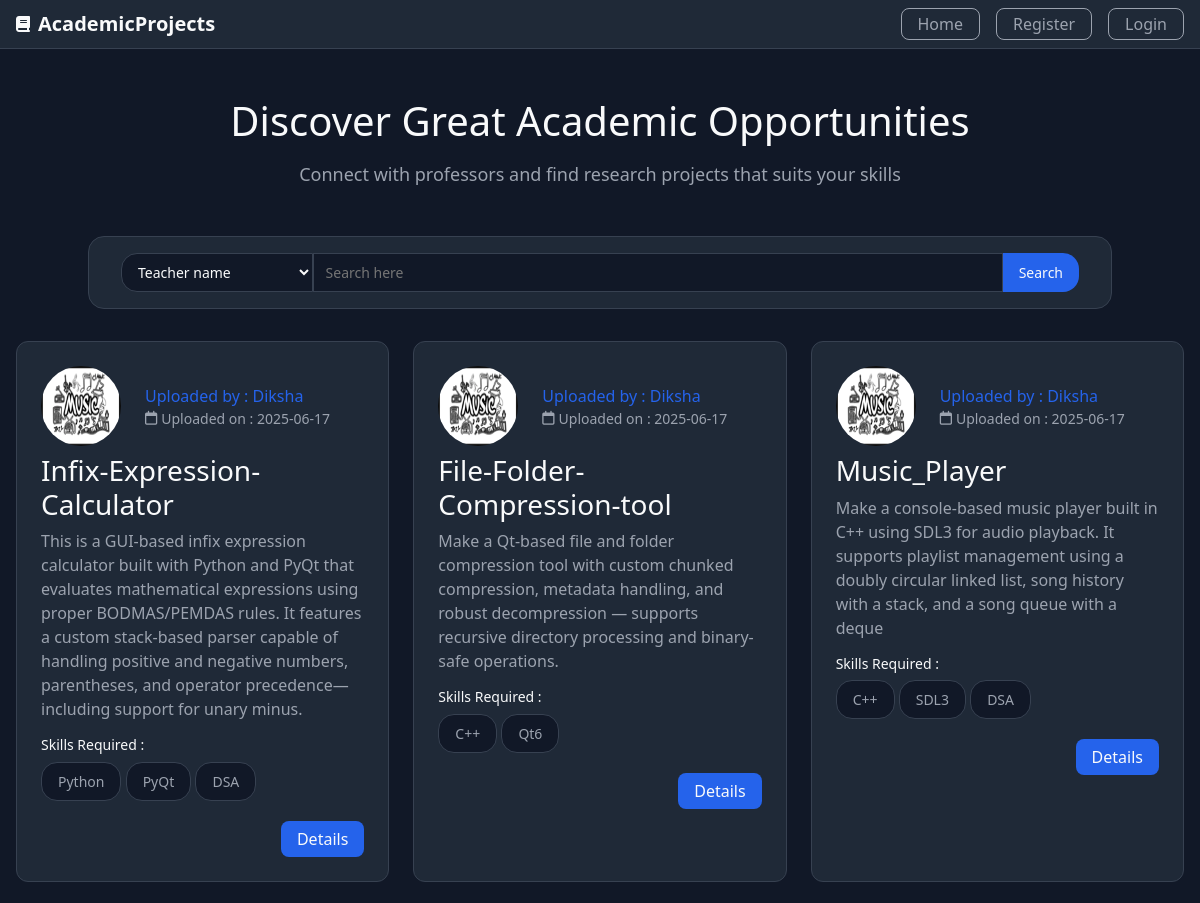
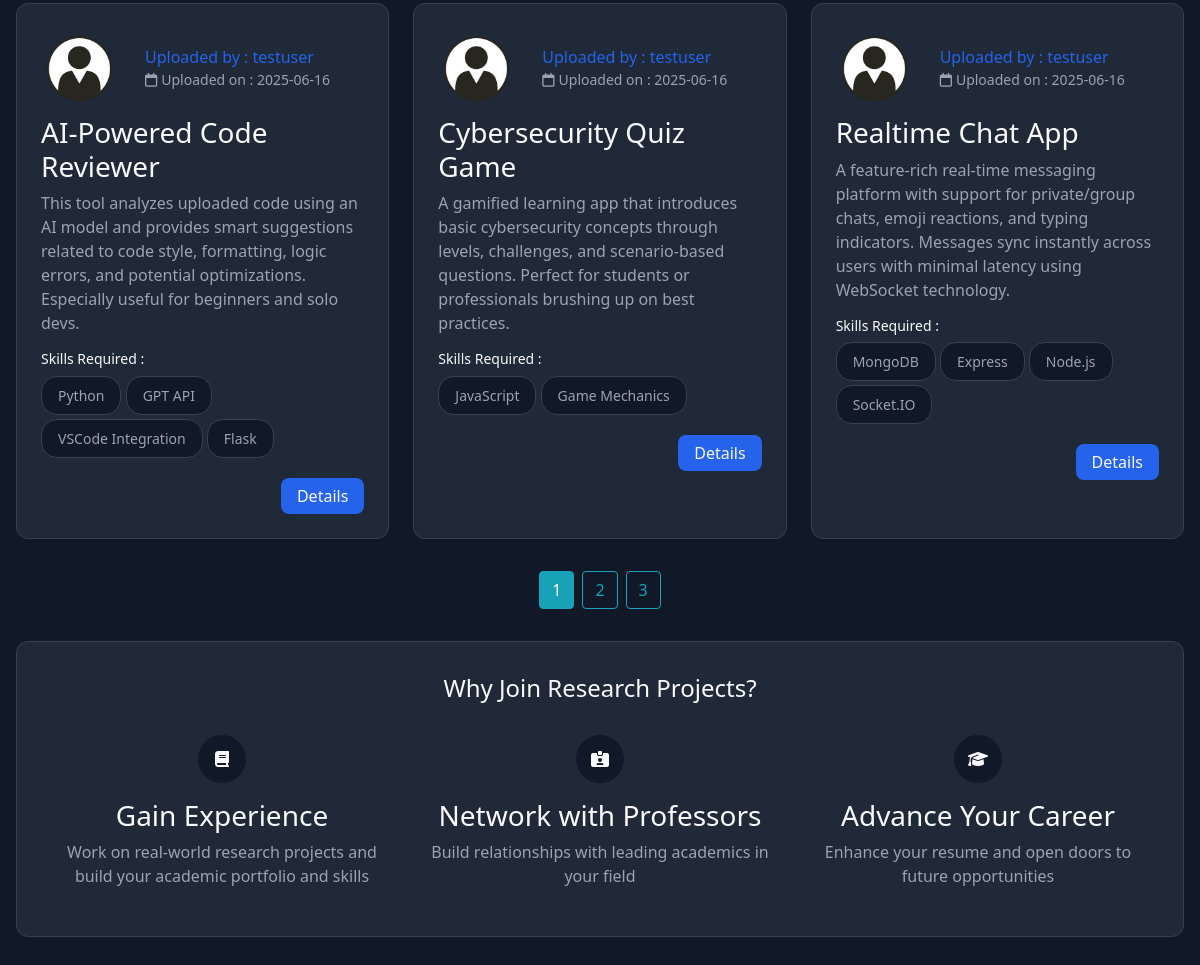
The page /home on the database its author committed (2 pictures, top to bottom).
### Project/models.py (models this page shows, shortened)
class Project(db.Model):
    id=db.Column(db.Integer,primary_key=True)
    title=db.Column(db.String(100),nullable=False)
    description=db.Column(db.Text,nullable=False)
    skills=db.Column(db.Text,nullable=False)
    descriptive_pdf=db.Column(db.String(80),nullable=False,default='No pdf')
    user_count=db.Column(db.Integer,nullable=False,default=0)
    created_at=db.Column(db.DateTime,nullable=False,default=datetime.utcnow)
    created_by=db.Column(db.Integer,db.ForeignKey('user.id'))
    submission=db.relationship('Submission',backref='project',lazy=True,cascade="all,delete")
    evaluation=db.relationship('Evaluation',backref='project',lazy=True,cascade="all,delete")
    project_taken_by=db.relationship('Project_Taken',backref='project',lazy=True,cascade="all,delete")

class User(db.Model,UserMixin):
    id=db.Column(db.Integer,primary_key=True)
    username=db.Column(db.String(30),unique=True,nullable=False)
    email=db.Column(db.String(30),unique=True,nullable=False)
    password=db.Column(db.String(80),unique=False,nullable=False)
    total_projects=db.Column(db.Integer,nullable=False,default=0)
    total_projects_taken=db.Column(db.Integer,nullable=False,default=0)
    total_projects_submitted=db.Column(db.Integer,nullable=False,default=0)
    total_projects_evaluated=db.Column(db.Integer,nullable=False,default=0)
    profile_picture=db.Column(db.String(80),nullable=False,default="default.png")
    role=db.Column(db.String(80),nullable=False)
    project=db.relationship("Project",backref="user",lazy=True,cascade="all,delete")
    submission=db.relationship("Submission",backref="user",lazy=True,cascade="all,delete")
    evaluation=db.relationship("Evaluation",backref="user",lazy=True,cascade="all,delete")
    project_taken=db.relationship("Project_Taken",backref="user",lazy=True,cascade="all,delete")

### Project/routes.py (the view, shortened to what this page needs)
@app.route("/")
@app.route("/home",methods=['GET','POST'])
def home():
    page=request.args.get('page',1,type=int)
    form=search_projects()
    projects=Project.query.order_by(Project.created_at.desc()).paginate(page=page,max_per_page=6)
    return render_template("home.html",projects=projects,page=page,form=form)

### Project/forms.py
class search_projects(FlaskForm):
    category=FieldList(SelectField("Search By",choices=[
        ('teacher_name','Teacher name'),
        ('project_name','Project name'),
        ('skill','Skill')
    ],validators=[DataRequired()]),min_entries=1)
    search=StringField("Search here",validators=[DataRequired()])
    submit=SubmitField("Search")

### Project/templates/home.html (shortened to what this page needs)
{% extends "layout.html" %}
{% block content %}
  <main class="container">
    <section class="top-section">
      <h1>Discover Great Academic Opportunities</h1>
      <p>Connect with professors and find research projects that suits your skills</p>
    </section>
    <section class="search">
      <div class="search-container">
        <form action="" method="POST">
          <div class="search-here">
            <div class="search-category">
                {% for i in form.category %}
                  <span>{{i()}}</span>
                {% endfor %}
            </div>
            <div class="search-box">
              {{form.search(placeholder=form.search.label.text,class="search-input")}}
            </div>
            <div>
              {{form.submit(class="search-btn button button-diff")}}
            </div>
          </div>
        </form>
      </div>
    </section>
    <section>
      <div class="projects-grid">
        {% for project in projects %}
        <article class="project-card">
          <div class="project-content">
            <div class="project-user-profile">
              <img class="rounded-circle account-img project-image" src="{{url_for('static',filename='/profile_pics/'+project.user.profile_picture)}}">
              <div class="project-profile">
                <span class="uploader">Uploaded by : {{project.user.username}}</span>
                <span class="upload-date">
                  <i class="fa-regular fa-calendar"></i>
                  Uploaded on :
                  {{project.created_at.strftime("%Y-%m-%d")}}
                </span>
              </div>
            </div>
            <h3>{{project.title}}</h3>
            <p>{{project.description}}</p>
            <div class="skills">
              <h4>Skills Required : </h4>
              <ul>
                {% for i in project.skills.split(',') %}
                  <li>{{i.strip()}}</li>
                {% endfor %}
              </ul>
            </div>
              <div class="project-footer">
                <a class="button button-diff" href="{{url_for('project_details',project_id=project.id)}}">Details</a>
              </div>
          </div>
        </article>
        {% endfor %}
      </div>
    </section>
    <div class="paginate">
      {% if page %}
        {% for i in projects.iter_pages(left_edge=1, right_edge=1,left_current=1,right_current=1) %}
          {% if i %}
            {% if i==page %}
              <a class="btn btn-info" href="{{url_for('home',page=i)}}">{{i}}</a>
            {% else %}
              <a class="btn btn-outline-info" href="{{url_for('home',page=i)}}">{{i}}</a>
            {% endif %}
          {% else %}
            <p>...</p>
          {% endif %}
        {% endfor %}
      {% endif %}
    </div>
    <section class="benefits">
      <h2>Why Join Research Projects?</h2>
      <div class="benefits-grid">
        <div class="benefit-card">
          <div class="benefit-icon">
            <i class="fa-solid fa-book"></i>
          </div>
          <h3>Gain Experience</h3>
          <p>Work on real-world research projects and build your academic portfolio and skills</p>
        </div>
        <div class="benefit-card">
          <div class="benefit-icon">
            <i class="fa-solid fa-id-card-clip"></i>
          </div>
          <h3>Network with Professors</h3>
          <p>Build relationships with leading academics in your field</p>
        </div>
        <div class="benefit-card">
          <div class="benefit-icon">
            <i class="fa-solid fa-graduation-cap"></i>
          </div>
          <h3>Advance Your Career</h3>
          <p>Enhance your resume and open doors to future opportunities</p>
        </div>
      </div>
    </section>
  </main>
{% endblock content %}

### Project/static/styles.css (style rules this page uses)
:root { --color-bg: #111827; --color-bg-secondary: #1f2937; --color-text: #f9fafb; --color-text-secondary: #9ca3af; --color-border: #374151; --color-primary: #2563eb; --color-primary-hover: #1d4ed8; --color-success: #065f46; --color-success-text: #a7f3d0; }
* { margin: 0; padding: 0; box-sizing: border-box; }
body { font-family: system-ui, -apple-system, sans-serif; background-color: var(--color-bg); color: var(--color-text); line-height: 1.5; }
.container { max-width: 1280px; margin: 0 auto; padding: 0 1rem; }
.button { color: var(--color-text-secondary); text-decoration: none; display: flex; justify-content: center; align-items: center; height: 2rem; padding: 0.125rem 1rem; border-radius: 0.5rem; border: solid 0.1rem; border-color: var(--color-text-secondary); transition: all 0.2s; }
.button-diff { color: var(--color-text); border: 0; height:2.25rem; margin-left: 0.5rem; background-color: var(--color-primary); }
.top-section { text-align: center; max-width: 48rem; margin: 3rem auto; }
.top-section h1 { font-size: 2.5rem; margin-bottom: 1rem; }
.top-section p { color: var(--color-text-secondary); font-size: 1.125rem; }
.search { margin-bottom: 2rem; }
.search-container { max-width: 64rem; margin: 0 auto; background-color: var(--color-bg-secondary); padding: 1rem 2rem; border-radius: 1rem; border: 1px solid var(--color-border); }
.search-here { display: flex; width:100% }
.search-category { flex: 0 0 20%; }
.search-box { flex: 1 1 60%; }
.search-input { width:100%; background-color: var(--color-bg); border: 1px solid var(--color-border); border-radius: 0; color: var(--color-text); }
.search-btn { flex: 0 0 20%; height: 100%; border-radius: 0 1rem 1rem 0; padding: 0 1rem; margin-left: 0; }
.search-category select { border-radius: 1rem 0 0 1rem; min-width: 100%; }
select { padding: 0.5rem 0.75rem; background-color: var(--color-bg); border: 1px solid var(--color-border); border-radius: 0.5rem; color: var(--color-text); min-width: 150px; }
.projects-grid { display: grid; grid-template-columns: repeat(auto-fill, minmax(300px, 1fr)); gap: 1.5rem; margin-bottom: 2rem; }
.project-card { background-color: var(--color-bg-secondary); border-radius: 0.75rem; overflow: hidden; border: 1px solid var(--color-border); transition: transform 0.2s, box-shadow 0.2s; }
.project-image { height: 5rem; width: 5rem; }
.project-profile { display: flex; flex-direction: column; margin-left: 1.5rem; }
.project-content { padding: 1.5rem; }
.project-user-profile { display: flex; align-items: center; margin-bottom: 0.5rem; }
.uploader { color: var(--color-primary); font-weight: 500; }
.upload-date { color: var(--color-text-secondary); font-size: 0.875rem; display: flex; align-items: center; gap: 0.25rem; }
.project-card p { color: var(--color-text-secondary); margin-bottom: 1rem; }
.skills h4 { color: var(--color-text); margin-bottom: 0.5rem; font-size: 0.875rem; }
.skills ul { list-style: none; margin-bottom: 1rem; }
.skills li { color: var(--color-text-secondary); font-size: 0.875rem; margin-bottom: 0.25rem; background-color: var(--color-bg); display: inline-block; padding: 0.5rem 1rem 0.5rem 1rem; border: solid 1px var(--color-border); border-radius: 1rem; }
.project-footer { display: flex; justify-content: end; }
.benefits { background-color: var(--color-bg-secondary); padding: 2rem; border-radius: 0.75rem; border: 1px solid var(--color-border); margin-bottom: 4rem; }
.benefits h2 { text-align: center; margin-bottom: 2rem; font-size: 1.5rem; }
.benefits-grid { display: grid; grid-template-columns: repeat(auto-fit, minmax(250px, 1fr)); gap: 2rem; }
.benefit-card { text-align: center; }
.benefit-icon { background-color: var(--color-bg); width: 3rem; height: 3rem; border-radius: 50%; display: flex; align-items: center; justify-content: center; margin: 0 auto 1rem; }
.benefit-card h3 { margin-bottom: 0.5rem; color: var(--color-text); }
.benefit-card p { color: var(--color-text-secondary); }
input, select, textarea { width: 100%; padding: 0.5rem 0.75rem; background-color: var(--color-bg); border: 1px solid var(--color-border); border-radius: 0.5rem; color: var(--color-text); font-size: 0.875rem; }
.paginate { display: flex; align-items: center; justify-content: center; margin-bottom: 2rem; }
.paginate a { margin-left: 0.25rem; margin-right: 0.25rem; }

### rows shown on the page
Project: profile_picture (picture), user.username "Diksha", created_at "2025-06-17", title "Infix-Expression-Calculator", description "This is a GUI-based infix expression calculator built with Python and PyQt that evaluates mathematical expressions using proper BODMAS/PEMDAS rules. It features a custom stack-based parser capable of handling positive and negative numbers, parentheses, and operator precedence—including support for unary minus.", strip "Python" "PyQt" "DSA"
Project: profile_picture (picture), user.username "Diksha", created_at "2025-06-17", title "File-Folder-Compression-tool", description "Make a Qt-based file and folder compression tool with custom chunked compression, metadata handling, and robust decompression — supports recursive directory processing and binary-safe operations.", strip "C++" "Qt6"
Project: profile_picture (picture), user.username "Diksha", created_at "2025-06-17", title "Music_Player", description "Make a console-based music player built in C++ using SDL3 for audio playback. It supports playlist management using a doubly circular linked list, song history with a stack, and a song queue with a deque", strip "C++" "SDL3" "DSA"
Project: profile_picture (placeholder picture), user.username "testuser", created_at "2025-06-16", title "AI-Powered Code Reviewer", description "This tool analyzes uploaded code using an AI model and provides smart suggestions related to code style, formatting, logic errors, and potential optimizations. Especially useful for beginners and solo devs.", strip "Python" "GPT API" "VSCode Integration" "Flask"
Project: profile_picture (placeholder picture), user.username "testuser", created_at "2025-06-16", title "Cybersecurity Quiz Game", description "A gamified learning app that introduces basic cybersecurity concepts through levels, challenges, and scenario-based questions. Perfect for students or professionals brushing up on best practices.", strip "JavaScript" "Game Mechanics"
Project: profile_picture (placeholder picture), user.username "testuser", created_at "2025-06-16", title "Realtime Chat App", description "A feature-rich real-time messaging platform with support for private/group chats, emoji reactions, and typing indicators. Messages sync instantly across users with minimal latency using WebSocket technology.", strip "MongoDB" "Express" "Node.js" "Socket.IO"

### other values the page prints
{{ i }} "1"
{{ i }} "2" "3"
